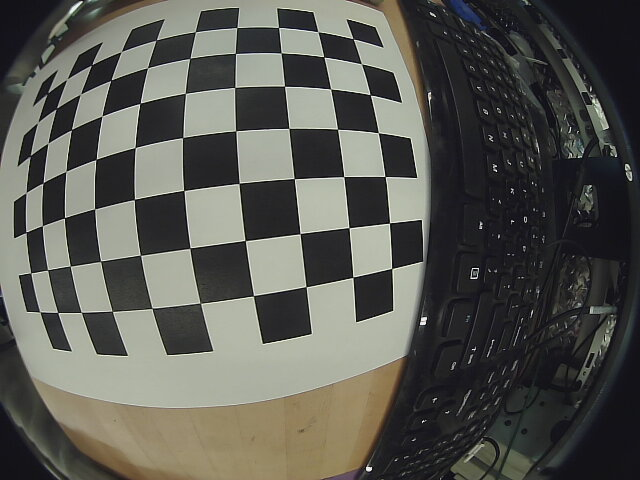
#> input picture mars_ws/src/keyboard_autonomy/scripts/calibration_images/2024-11-25-090713.jpg, 640 x 480 px
$ python fisheye_test.py   (older library calls are emulated)
#> lines starting #> are read from the running program, lines starting #| are printed output that depends on the picture
import cv2
import numpy as np

# Load the fisheye image
img = cv2.imread("calibration_images/2024-11-25-090713.jpg")
#> img is the input picture: shape (480, 640, 3); mean B, G, R 82.5, 88.6, 88.4
h, w = img.shape[:2]
#> h = 480; w = 640

# Camera matrix (K): Approximation
K = np.array([[240.0742270720785, 0.0, 303.87271958823317], [0.0, 240.2956790772891, 242.63742883611513], [0.0, 0.0, 1.0]], dtype=np.float32)

# Distortion coefficients (D)
D = np.array([[-0.032316597779098725],
              [-0.014192392170667197],
              [0.004485507618487958],
              [-0.0007679973472430706]], dtype=np.float32)

# Adjust K to prevent zooming
# TODO: decide if we need this
scaled_K = K.copy()
scaled_K[0, 0] *= 0.8  # Reduce focal length in x-direction
scaled_K[1, 1] *= 0.8  # Reduce focal length in y-direction

# Undistortion map
map1, map2 = cv2.fisheye.initUndistortRectifyMap(
    K, D, np.eye(3), scaled_K, (w, h), cv2.CV_16SC2
)

# Undistort the image
undistorted_img = cv2.remap(img, map1, map2, interpolation=cv2.INTER_LINEAR, borderMode=cv2.BORDER_CONSTANT)
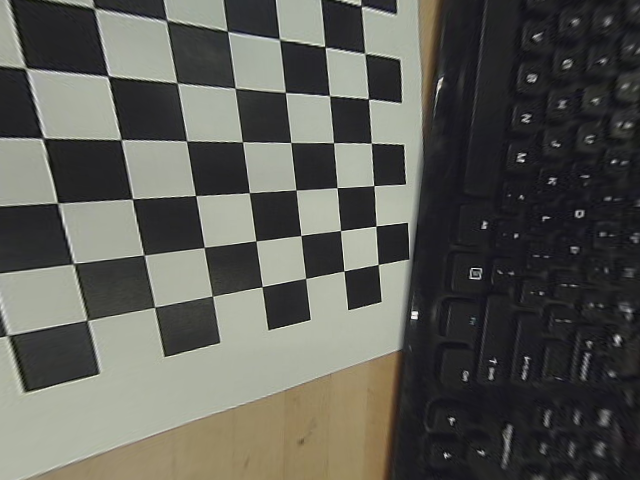
#> undistorted_img: shape (480, 640, 3); mean B, G, R 85.6, 91.8, 91.7

# Show and save the undistorted image
cv2.imshow("Original", img)
cv2.imshow("Undistorted", undistorted_img)
cv2.waitKey(0)
cv2.destroyAllWindows()
cv2.imwrite("undistorted_img.png", undistorted_img)

$ run again, with mars_ws/src/keyboard_autonomy/scripts/calibration_images/2024-11-25-090632.jpg copied over mars_ws/src/keyboard_autonomy/scripts/calibration_images/2024-11-25-090713.jpg
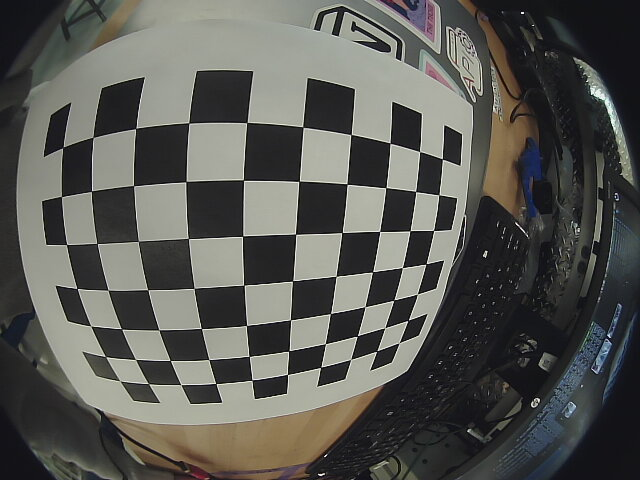
#> input picture mars_ws/src/keyboard_autonomy/scripts/calibration_images/2024-11-25-090632.jpg, 640 x 480 px
#> img is the input picture: shape (480, 640, 3); mean B, G, R 83.4, 88, 87.8
#> `undistorted_img = cv2.remap(img, map1, map2, interpolation=cv2.INTER_L..`:
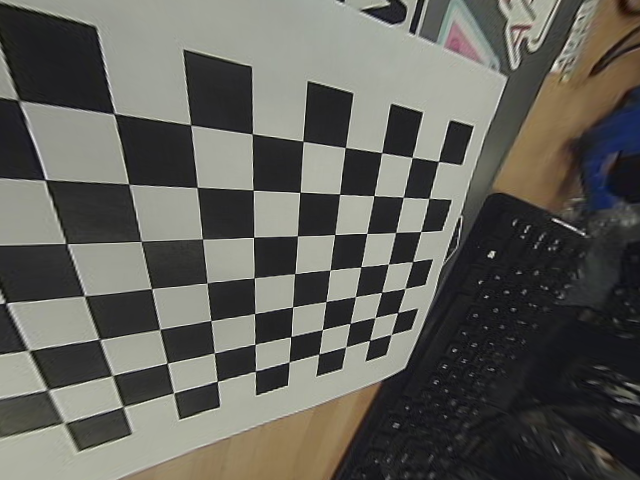
#> undistorted_img: shape (480, 640, 3); mean B, G, R 90.4, 96.6, 97.4

$ run again, with mars_ws/src/keyboard_autonomy/scripts/calibration_images/2024-11-25-090642.jpg copied over mars_ws/src/keyboard_autonomy/scripts/calibration_images/2024-11-25-090713.jpg
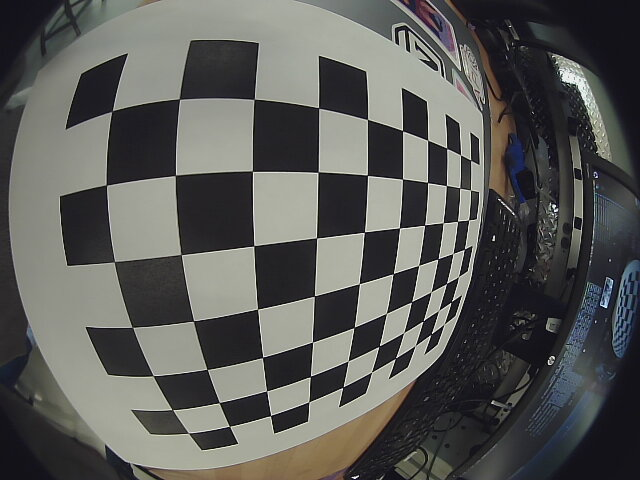
#> input picture mars_ws/src/keyboard_autonomy/scripts/calibration_images/2024-11-25-090642.jpg, 640 x 480 px
#> img is the input picture: shape (480, 640, 3); mean B, G, R 87.3, 90.1, 89.7
#> `undistorted_img = cv2.remap(img, map1, map2, interpolation=cv2.INTER_L..`:
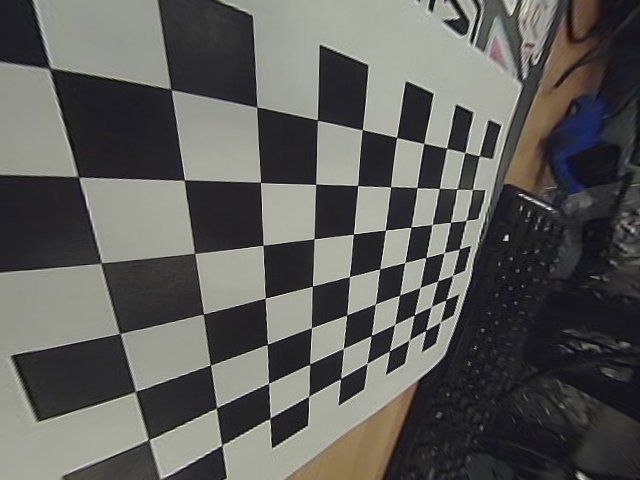
#> undistorted_img: shape (480, 640, 3); mean B, G, R 89.6, 93.1, 93.4

$ run again, with mars_ws/src/keyboard_autonomy/scripts/calibration_images/2024-11-25-090700.jpg copied over mars_ws/src/keyboard_autonomy/scripts/calibration_images/2024-11-25-090713.jpg
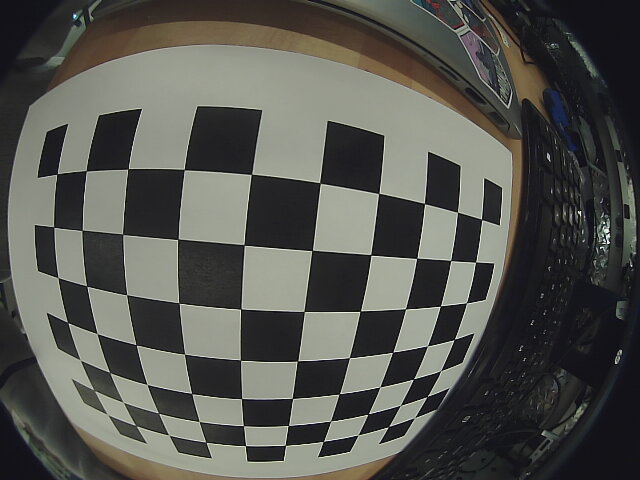
#> input picture mars_ws/src/keyboard_autonomy/scripts/calibration_images/2024-11-25-090700.jpg, 640 x 480 px
#> img is the input picture: shape (480, 640, 3); mean B, G, R 79.4, 84.6, 84.2
#> `undistorted_img = cv2.remap(img, map1, map2, interpolation=cv2.INTER_L..`:
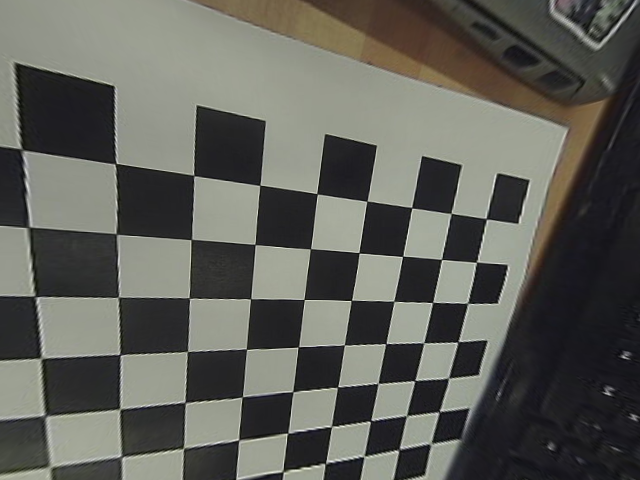
#> undistorted_img: shape (480, 640, 3); mean B, G, R 89, 95.4, 95
